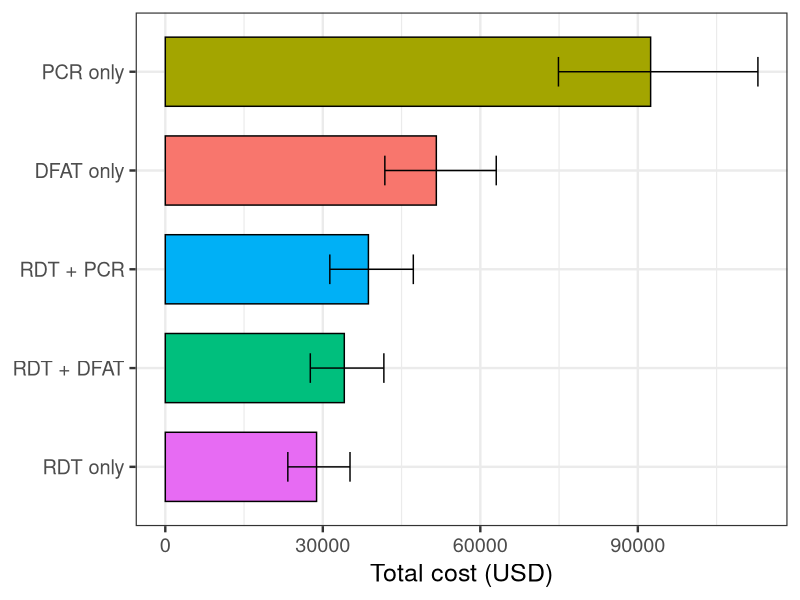
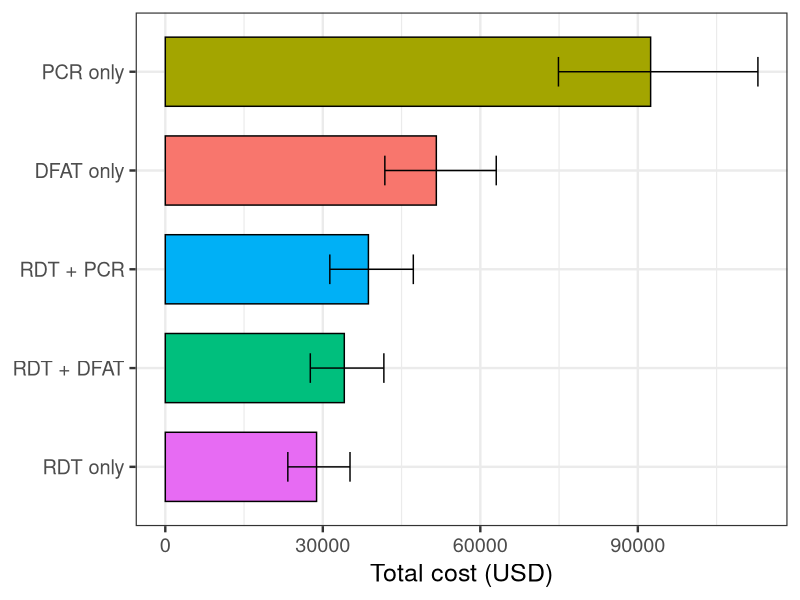

Recreate these plots in R, in order.
library(Hmisc)
library(ggplot2)
library(dplyr)

# ── Helper function ───────────────────────────────────────────────────────────
# Returns a named numeric vector: estimate, lower, upper
calc_inc <- function(cases, period, population, HDR) {
  dogs <- population / HDR
  ci   <- binconf(cases, period * dogs, method = "exact") * 1000
  c(estimate = ci[1], lower = ci[2], upper = ci[3])
}

# ── County-level incidence (per 1,000 dogs/year) ─────────────────────────────
inc_makueni <- calc_inc(102, 28/12, 987653, 8)
inc_siaya   <- calc_inc(93,  12/12, 993183, 7)

# ── National incidence proxy (mean of two counties) ──────────────────────────
inc_national <- c(
  estimate = mean(c(inc_makueni["estimate"], inc_siaya["estimate"])) / 1000,
  lower    = mean(c(inc_makueni["lower"],    inc_siaya["lower"]))    / 1000,
  upper    = mean(c(inc_makueni["upper"],    inc_siaya["upper"]))    / 1000
)

# ── National parameters ───────────────────────────────────────────────────────
population_national <- 47564296  # KNBS 2019 census
HDR_national        <- 10
dogs_national       <- population_national / HDR_national

# Testing need (lower, estimate, upper)
RDT_need <- inc_national * dogs_national

# ── Unit costs (USD) ──────────────────────────────────────────────────────────
RDT_cost         <- 12
DFAT_cost        <- 18
PCR_cost         <- 35
sample_transport <- 3.5
RDT_sens         <- 0.9375
QC_fraction      <- 0.05

# ── Cost function ─────────────────────────────────────────────────────────────
calc_costs <- function(need) {
  c(
    "DFAT only"  = need * (DFAT_cost + sample_transport),
    "PCR only"   = need * (PCR_cost  + sample_transport),
    "RDT only"   = need * RDT_cost,
    "RDT + DFAT" = (need * RDT_cost) +
      (QC_fraction * need * (DFAT_cost + sample_transport)) +
      ((1 - RDT_sens) * need * DFAT_cost),
    "RDT + PCR"  = (need * RDT_cost) +
      (QC_fraction * need * (PCR_cost + sample_transport)) +
      ((1 - RDT_sens) * need * PCR_cost)
  )
}

# ── Build cost dataframe ──────────────────────────────────────────────────────
cost_df <- data.frame(
  Strategy = names(calc_costs(1)),
  Cost     = calc_costs(RDT_need["estimate"]),
  Lower    = calc_costs(RDT_need["lower"]),
  Upper    = calc_costs(RDT_need["upper"]),
  row.names = NULL
)

# ── Print summary ─────────────────────────────────────────────────────────────
cat("── Estimated annual testing need (national) ──\n")
cat(sprintf("Lower: %s | Estimate: %s | Upper: %s tests/year\n\n",
            format(round(RDT_need["lower"]),    big.mark = ","),
            format(round(RDT_need["estimate"]), big.mark = ","),
            format(round(RDT_need["upper"]),    big.mark = ",")))

cat("── Cost summary (USD) ──\n")
print(cost_df |> mutate(across(c(Cost, Lower, Upper), ~ round(.x, 0))))

# ── Plot ──────────────────────────────────────────────────────────────────────
figure10 <- ggplot(cost_df, aes(x = reorder(Strategy, Cost),
                                y = Cost, fill = Strategy)) +
  geom_bar(stat = "identity", color = "black", width = 0.7) +
  geom_errorbar(aes(ymin = Lower, ymax = Upper), width = 0.3) +
  coord_flip() +
  labs(x = NULL, y = "Total cost (USD)") +
  theme_bw(base_size = 18) +
  theme(legend.position = "none")

figure10

ggsave("figs/figure10_testing_costs.png",
       figure10, width = 15, height = 10, dpi = 300)
